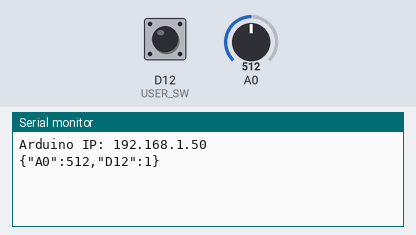
The sketch below on a simulated Arduino Uno R4 WiFi. On the bench: the last lines printed to the serial monitor. The test bench sets the inputs (shaded band); at power-on: A0 = 512, D12 (USER_SW) HIGH. WiFi joins after 1.5 s; servers stay silent unless stated.

Above: at 2.7 s.
2.8 s: A0 set to 716
At 5.4 s:
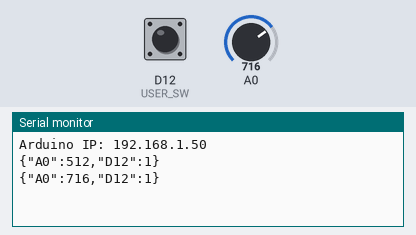
6.6 s: D12 (USER_SW) pulled LOW for 3 s
At 8.9 s:
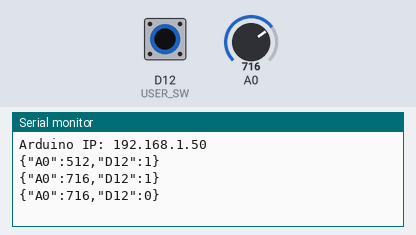
11.1 s: A0 set to 900
At 14.6 s:
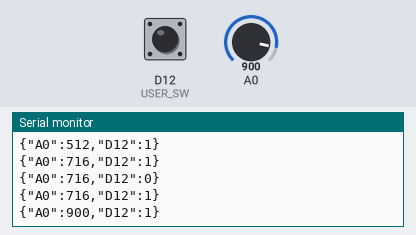
14.9 s: D12 (USER_SW) pulled LOW for 3 s
At 17.0 s:
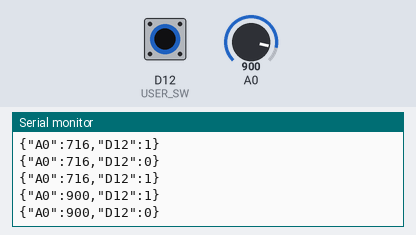
Timing chart, 0 to 18.5 s (numbered marks = the images above; inputs shaded):
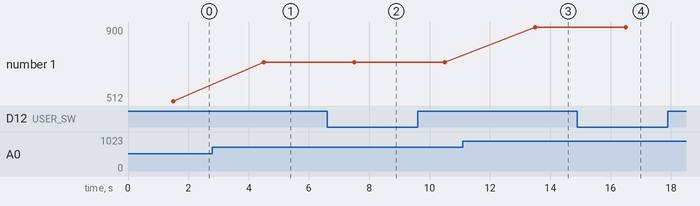

Measured:
- after the input at 2.8 s, the serial monitor: prints a new line after 1.7 s (image 1)
- after the input at 6.6 s, the serial monitor: prints a new line after 0.90 s (image 2)
- after the input at 11.1 s, the serial monitor: prints a new line after 2.4 s (image 3)
- after the input at 14.9 s, the serial monitor: prints a new line after 1.6 s (image 4)
- plotted number 1: 512 → 716 after the input at 2.8 s, 716 → 900 after the input at 11.1 s

The sketch:

udp_simple_json.ino
```cpp
#include <WiFiS3.h>
#include <WiFiUdp.h>
#define USER_SW 12

const char* ssid = "Ria2G";
const char* pass = "2026gogo";

IPAddress PC_IP(192, 168, 1, 2);   // <-- PC IPv4로 변경
const uint16_t PC_PORT = 5005;      // <-- PC가 받을 포트

WiFiUDP udp;

void setup() {
  Serial.begin(115200);
  pinMode(USER_SW, INPUT_PULLUP);

  WiFi.begin(ssid, pass);
  while (WiFi.status() != WL_CONNECTED) {
    delay(200);
  }
  // 정상적인 IP 주소를 받아올 때까지 대기
  while( WiFi.localIP() == IPAddress(0,0,0,0)){
    delay(100);
  }
  Serial.print("Arduino IP: ");
  Serial.println(WiFi.localIP());

  // 송신만 해도 되지만, 소스 포트를 고정하고 싶으면 begin() 해두면 좋아.
  udp.begin(12345);
}

void loop() {
  // 테스트용 문자열 (끝에 \n 붙이면 로그 보기 편함)
  String msg = "{\"A0\":" + String(analogRead(A0));
         msg +=",\"D12\":" + String(digitalRead(USER_SW));
         msg += "}";
  Serial.println(msg);

  udp.beginPacket(PC_IP, PC_PORT);
  udp.write((const uint8_t*)msg.c_str(), msg.length());
  udp.endPacket();

  delay(3000);
}

/*
import socket, json

PORT = 5005  # 아두이노에서 보내는 PC_PORT와 동일하게

sock = socket.socket(socket.AF_INET, socket.SOCK_DGRAM)
sock.bind(("0.0.0.0", PORT))

print("Listening UDP on", PORT)

while True:
    data, addr = sock.recvfrom(4096)

    # 1) bytes -> str
    text = data.decode("utf-8", errors="replace").strip()

    # 2) str(JSON) -> dict
    try:
        dict_obj = json.loads(text)   # dict로 변환됨
    except json.JSONDecodeError as e:
        print("JSON parse error:", e)
        print("From", addr, "Raw:", repr(text))
        continue

    # 3) dict로 처리
    A0 = dict_obj.get("A0")  # 없으면 None
    D12 = dict_obj.get("D12")
    print(f"From {addr} dict={dict_obj},\tA0={A0}\tD12={D12}")
*/
```
